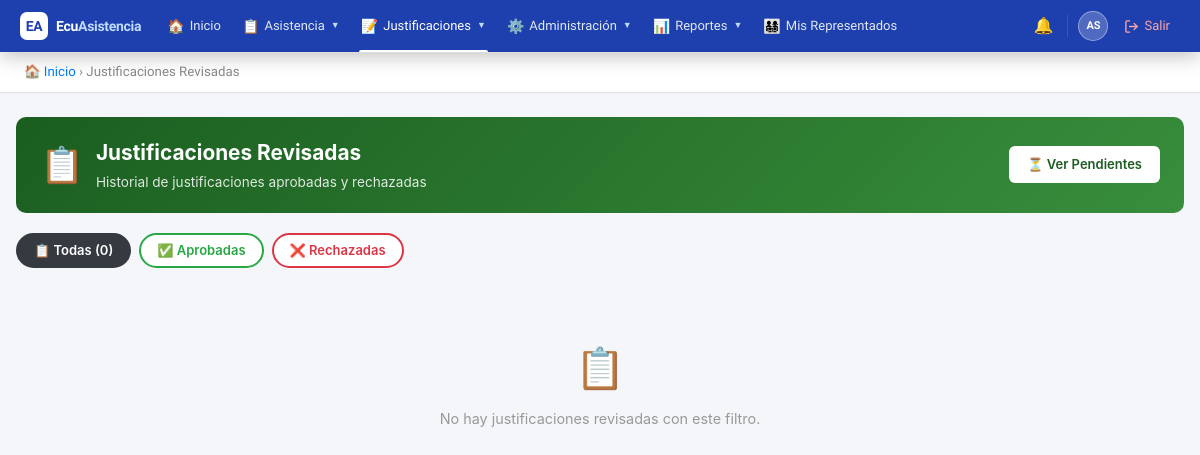
Before: /public/?action=reviewed_justifications (signed in) with the older database file.
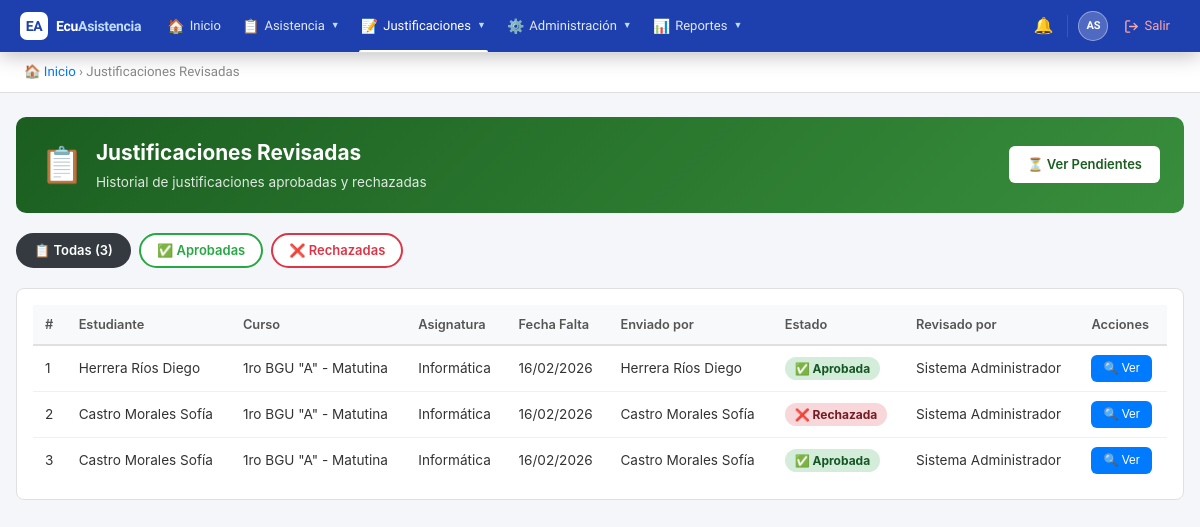
After: the same page with the newer database file.
### tables this page shows
CREATE TABLE `justifications` (
  `id` int(11) NOT NULL AUTO_INCREMENT,
  `attendance_id` int(11) NOT NULL,
  `student_id` int(11) NOT NULL,
  `submitted_by` int(11) NOT NULL,
  `reason` text NOT NULL,
  `document_path` varchar(255) DEFAULT NULL,
  `status` enum('pendiente','aprobado','rechazado') DEFAULT 'pendiente',
  `reviewed_by` int(11) DEFAULT NULL,
  `review_notes` text DEFAULT NULL,
  `created_at` timestamp NOT NULL DEFAULT current_timestamp(),
  `updated_at` timestamp NOT NULL DEFAULT current_timestamp() ON UPDATE current_timestamp(),
  PRIMARY KEY (`id`),
  KEY `attendance_id` (`attendance_id`),
  KEY `submitted_by` (`submitted_by`),
  KEY `reviewed_by` (`reviewed_by`),
  KEY `idx_status` (`status`),
  KEY `idx_student` (`student_id`),
  CONSTRAINT `justifications_ibfk_1` FOREIGN KEY (`attendance_id`) REFERENCES `attendances` (`id`) ON DELETE CASCADE,
  CONSTRAINT `justifications_ibfk_2` FOREIGN KEY (`student_id`) REFERENCES `users` (`id`),
  CONSTRAINT `justifications_ibfk_3` FOREIGN KEY (`submitted_by`) REFERENCES `users` (`id`),
  CONSTRAINT `justifications_ibfk_4` FOREIGN KEY (`reviewed_by`) REFERENCES `users` (`id`)
);

CREATE TABLE `courses` (
  `id` int(11) NOT NULL AUTO_INCREMENT,
  `institution_id` int(11) NOT NULL,
  `school_year_id` int(11) NOT NULL,
  `name` varchar(100) NOT NULL,
  `grade_level` varchar(50) DEFAULT NULL,
  `parallel` varchar(10) DEFAULT NULL,
  `shift_id` int(11) NOT NULL,
  `created_at` timestamp NOT NULL DEFAULT current_timestamp(),
  `updated_at` timestamp NOT NULL DEFAULT current_timestamp() ON UPDATE current_timestamp(),
  PRIMARY KEY (`id`),
  KEY `institution_id` (`institution_id`),
  KEY `school_year_id` (`school_year_id`),
  KEY `shift_id` (`shift_id`),
  CONSTRAINT `courses_ibfk_1` FOREIGN KEY (`institution_id`) REFERENCES `institutions` (`id`),
  CONSTRAINT `courses_ibfk_2` FOREIGN KEY (`school_year_id`) REFERENCES `school_years` (`id`),
  CONSTRAINT `courses_ibfk_3` FOREIGN KEY (`shift_id`) REFERENCES `shifts` (`id`)
);

CREATE TABLE `subjects` (
  `id` int(11) NOT NULL AUTO_INCREMENT,
  `institution_id` int(11) NOT NULL,
  `name` varchar(100) NOT NULL,
  `code` varchar(20) DEFAULT NULL,
  `created_at` timestamp NOT NULL DEFAULT current_timestamp(),
  `updated_at` timestamp NOT NULL DEFAULT current_timestamp() ON UPDATE current_timestamp(),
  PRIMARY KEY (`id`),
  KEY `institution_id` (`institution_id`),
  CONSTRAINT `subjects_ibfk_1` FOREIGN KEY (`institution_id`) REFERENCES `institutions` (`id`)
);

CREATE TABLE `attendances` (
  `id` int(11) NOT NULL AUTO_INCREMENT,
  `student_id` int(11) NOT NULL,
  `course_id` int(11) NOT NULL,
  `subject_id` int(11) NOT NULL,
  `teacher_id` int(11) NOT NULL,
  `school_year_id` int(11) NOT NULL,
  `shift_id` int(11) NOT NULL,
  `date` date NOT NULL,
  `hour_period` varchar(20) DEFAULT NULL,
  `status` enum('presente','ausente','tardanza','justificado') NOT NULL,
  `observation` text DEFAULT NULL,
  `created_at` timestamp NOT NULL DEFAULT current_timestamp(),
  `updated_at` timestamp NOT NULL DEFAULT current_timestamp() ON UPDATE current_timestamp(),
  PRIMARY KEY (`id`),
  KEY `course_id` (`course_id`),
  KEY `subject_id` (`subject_id`),
  KEY `teacher_id` (`teacher_id`),
  KEY `school_year_id` (`school_year_id`),
  KEY `shift_id` (`shift_id`),
  KEY `idx_date` (`date`),
  KEY `idx_student` (`student_id`),
  CONSTRAINT `attendances_ibfk_1` FOREIGN KEY (`student_id`) REFERENCES `users` (`id`),
  CONSTRAINT `attendances_ibfk_2` FOREIGN KEY (`course_id`) REFERENCES `courses` (`id`),
  CONSTRAINT `attendances_ibfk_3` FOREIGN KEY (`subject_id`) REFERENCES `subjects` (`id`),
  CONSTRAINT `attendances_ibfk_4` FOREIGN KEY (`teacher_id`) REFERENCES `users` (`id`),
  CONSTRAINT `attendances_ibfk_5` FOREIGN KEY (`school_year_id`) REFERENCES `school_years` (`id`),
  CONSTRAINT `attendances_ibfk_6` FOREIGN KEY (`shift_id`) REFERENCES `shifts` (`id`)
);

### controllers/JustificationController.php (called while the page is built, shortened)
<?php
require_once BASE_PATH . '/models/Justification.php';
class JustificationController {
    private $justificationModel;
    public function __construct() {
        $db = new Database();
        $this->justificationModel  = new Justification($db);
    }
    public function reviewed() {
        $filter         = $_GET['filter'] ?? 'all';
        $justifications = $this->justificationModel->getReviewed();
        include BASE_PATH . '/views/justifications/reviewed.php';
    }
}

### helpers/Security.php (called while the page is built, shortened)
<?php
class Security {
    public static function hasRole($roleNames) {
        if (!empty($_SESSION['is_superadmin'])) return true;
        $roleNames = (array) $roleNames;
        return count(array_intersect($roleNames, $_SESSION['roles'])) > 0;
    }
}

### config/database.php (called while the page is built)
<?php
class Database {
    private $host = 'localhost';
    private $db = 'ecuasistencia2026_db';
    private $user = 'root';
    private $pass = '';
    private $charset = 'utf8mb4';
    private $pdo;
    public function connect() {
        if ($this->pdo === null) {
            $dsn = "mysql:host={$this->host};dbname={$this->db};charset={$this->charset}";
            $options = [
                PDO::ATTR_ERRMODE => PDO::ERRMODE_EXCEPTION,
                PDO::ATTR_DEFAULT_FETCH_MODE => PDO::FETCH_ASSOC,
                PDO::ATTR_EMULATE_PREPARES => false,
            ];
            try {
                $this->pdo = new PDO($dsn, $this->user, $this->pass, $options);
            } catch (PDOException $e) {
                die('Error de conexión: ' . $e->getMessage());
            }
        }
        return $this->pdo;
    }
}

### models/Justification.php (called while the page is built, shortened)
<?php
class Justification {
    private $db;
    public function __construct($database) {
        $this->db = $database->connect();
    }
    public function getReviewed($institutionId = null) {
        $sql = "SELECT j.*,
                CONCAT(u.last_name, ' ', u.first_name) as student_name,
                CONCAT(s.last_name, ' ', s.first_name) as submitted_by_name,
                CONCAT(r.last_name, ' ', r.first_name) as reviewer_name,
                a.date as attendance_date,
                a.hour_period,
                sub.name as subject_name,
                c.name as course_name
                FROM justifications j
                INNER JOIN users u ON j.student_id = u.id
                INNER JOIN users s ON j.submitted_by = s.id
                INNER JOIN attendances a ON j.attendance_id = a.id
                INNER JOIN subjects sub ON a.subject_id = sub.id
                LEFT JOIN users r ON j.reviewed_by = r.id
                LEFT JOIN course_students cs ON u.id = cs.student_id
                LEFT JOIN courses c ON cs.course_id = c.id
                WHERE j.status IN ('aprobado', 'rechazado')
                ORDER BY j.updated_at DESC";
        $stmt = $this->db->query($sql);
        return $stmt->fetchAll();
    }
}

### views/justifications/reviewed.php (the view, shortened to what the changed rows need)
<!DOCTYPE html>
<html lang="es">
<head>
</head>
<body>
<?php include BASE_PATH . '/views/partials/navbar.php'; ?>
<div class="breadcrumb">
    <a href="?action=dashboard">🏠 Inicio</a> &rsaquo; Justificaciones Revisadas
</div>
<div class="container">
    <div class="page-header" style="background:linear-gradient(135deg,#1b5e20,#388e3c);display:flex;justify-content:space-between;align-items:center;">
        <div style="display:flex;align-items:center;gap:12px;">
            <div class="ph-icon">📋</div>
            <div>
                <h1>Justificaciones Revisadas</h1>
                <p>Historial de justificaciones aprobadas y rechazadas</p>
            </div>
        </div>
        <a href="?action=pending_justifications"
           style="padding:9px 18px;background:white;color:#1b5e20;text-decoration:none;
                  border-radius:6px;font-weight:600;font-size:13px;white-space:nowrap;">
            ⏳ Ver Pendientes
        </a>
    </div>
    <div class="filter-bar">
        <a href="?action=reviewed_justifications"
           style="<?= ($filter==='all') ? 'background:#343a40;color:white;border-color:#343a40;' : 'background:white;color:#343a40;border-color:#343a40;' ?>">
            📋 Todas (<?= count($justifications) ?>)
        </a>
        <a href="?action=reviewed_justifications&filter=aprobado"
           style="<?= ($filter==='aprobado') ? 'background:#28a745;color:white;border-color:#28a745;' : 'background:white;color:#28a745;border-color:#28a745;' ?>">
            ✅ Aprobadas
        </a>
        <a href="?action=reviewed_justifications&filter=rechazado"
           style="<?= ($filter==='rechazado') ? 'background:#dc3545;color:white;border-color:#dc3545;' : 'background:white;color:#dc3545;border-color:#dc3545;' ?>">
            ❌ Rechazadas
        </a>
    </div>
    <?php if(empty($justifications)): ?>
        <div class="empty-state">
            <div class="icon">📋</div>
            <p>No hay justificaciones revisadas con este filtro.</p>
        </div>
    <?php else: ?>
    <div class="panel">
        <table>
            <thead>
                <tr>
                    <th>#</th>
                    <th>Estudiante</th>
                    <th>Curso</th>
                    <th>Asignatura</th>
                    <th>Fecha Falta</th>
                    <th>Enviado por</th>
                    <th>Estado</th>
                    <th>Revisado por</th>
                    <th>Acciones</th>
                </tr>
            </thead>
            <tbody>
                <?php $i = 1; foreach($justifications as $j):
                    $jData = htmlspecialchars(json_encode([
                        'student' => $j['student_name'],
                        'reason'  => $j['reason'],
                        'notes'   => $j['review_notes'] ?? '',
                        'doc'     => $j['document_path'] ?? '',
                        'status'  => $j['status'],
                    ]), ENT_QUOTES);
                ?>
                <tr>
                    <td><?= $i++ ?></td>
                    <td><?= htmlspecialchars($j['student_name']) ?></td>
                    <td><?= htmlspecialchars($j['course_name'] ?? '-') ?></td>
                    <td><?= htmlspecialchars($j['subject_name']) ?></td>
                    <td><?= date('d/m/Y', strtotime($j['attendance_date'])) ?></td>
                    <td><?= htmlspecialchars($j['submitted_by_name']) ?></td>
                    <td>
                        <?php if($j['status'] === 'aprobado'): ?>
                            <span class="badge-aprobado">✅ Aprobada</span>
                        <?php else: ?>
                            <span class="badge-rechazado">❌ Rechazada</span>
                        <?php endif; ?>
                    </td>
                    <td><?= htmlspecialchars($j['reviewer_name'] ?? '-') ?></td>
                    <td>
                        <button class="btn btn-primary"
                                style="padding:5px 12px;font-size:12px;"
                                onclick="verDetalle('<?= $jData ?>')">🔍 Ver</button>
                    </td>
                </tr>
                <?php endforeach; ?>
            </tbody>
        </table>
    </div>
    <?php endif; ?>
</div>
</body>
</html>

### views/partials/navbar.php (shortened to what the changed rows need)
<?php
$current_page = $_GET['action'] ?? 'dashboard';
?>
<link rel="stylesheet" href="<?= BASE_URL ?>/css/global.css">
<nav class="ec-nav">
    <div class="ec-nav__inner">
        <a href="?action=dashboard" class="ec-brand">
            <div class="ec-brand__logo">EA</div>
            <span class="ec-brand__name">Ecu<span>Asistencia</span></span>
        </a>
        <div class="ec-menu">
            <div class="ec-item">
                <a href="?action=dashboard" class="ec-item__btn <?= $current_page==='dashboard'?'active':'' ?>">
                    <span class="ec-item__icon">🏠</span> Inicio
                </a>
            </div>
            <?php if(Security::hasRole(['docente','autoridad','inspector','estudiante'])): ?>
            <div class="ec-item">
                <span class="ec-item__btn <?= in_array($current_page,['attendance_register','attendance_view','attendance_calendar','my_attendance','tutor_course_attendance'])?'active':'' ?>">
                    <span class="ec-item__icon">📋</span> Asistencia <span class="ec-item__caret">▼</span>
                </span>
            </div>
            <?php endif; ?>
            <?php if(Security::hasRole(['estudiante','autoridad','inspector'])): ?>
            <div class="ec-item">
                <span class="ec-item__btn <?= in_array($current_page,['my_justifications','pending_justifications','reviewed_justifications'])?'active':'' ?>">
                    <span class="ec-item__icon">📝</span> Justificaciones <span class="ec-item__caret">▼</span>
                </span>
            </div>
            <?php endif; ?>
            <?php if(Security::hasRole('autoridad')): ?>
            <div class="ec-item">
                <span class="ec-item__btn <?= in_array($current_page,['institution','academic','users','assignments','tutor_management','manage_representatives','schedules','backups'])?'active':'' ?>">
                    <span class="ec-item__icon">⚙️</span> Administración <span class="ec-item__caret">▼</span>
                </span>
            </div>
            <div class="ec-item">
                <span class="ec-item__btn <?= in_array($current_page,['reports','stats'])?'active':'' ?>">
                    <span class="ec-item__icon">📊</span> Reportes <span class="ec-item__caret">▼</span>
                </span>
            </div>
            <?php endif; ?>
            <?php if(Security::hasRole('representante')): ?>
            <div class="ec-item">
                <a href="?action=my_children" class="ec-item__btn <?= $current_page==='my_children'?'active':'' ?>">
                    <span class="ec-item__icon">👨‍👩‍👧‍👦</span> Mis Representados
                </a>
            </div>
            <?php endif; ?>
        </div>
        <div class="ec-right">
            <a href="?action=notifications" class="ec-icon-btn" title="Notificaciones">
                🔔
            </a>
            <div class="ec-user-wrap">
                <a href="?action=profile" class="ec-user-btn">
                    <div class="ec-user-avatar">
                        <?= strtoupper(substr($_SESSION['first_name'] ?? 'U', 0, 1) . substr($_SESSION['last_name'] ?? '', 0, 1)) ?>
                    </div>
                </a>
            </div>
            <a href="?action=logout" class="ec-logout-btn">
                <svg width="15" height="15" viewBox="0 0 24 24" fill="none" stroke="currentColor" stroke-width="2.2" stroke-linecap="round" stroke-linejoin="round"><path d="M9 21H5a2 2 0 0 1-2-2V5a2 2 0 0 1 2-2h4"/><polyline points="16 17 21 12 16 7"/><line x1="21" y1="12" x2="9" y2="12"/></svg>
                <span>Salir</span>
            </a>
        </div>
    </div>
</nav>

Changed rows visible on the page:
added justifications: student_name "Herrera Ríos Diego", courses.name "1ro BGU \"A\" - Matutina", subjects.name "Informática", attendance.date "16/02/2026", submitted_by_name "Herrera Ríos Diego", status "✅ Aprobada", reviewer_name "Sistema Administrador"
added justifications: student_name "Castro Morales Sofía", courses.name "1ro BGU \"A\" - Matutina", subjects.name "Informática", attendance.date "16/02/2026", submitted_by_name "Castro Morales Sofía", status "❌ Rechazada", reviewer_name "Sistema Administrador"
added justifications: student_name "Castro Morales Sofía", courses.name "1ro BGU \"A\" - Matutina", subjects.name "Informática", attendance.date "16/02/2026", submitted_by_name "Castro Morales Sofía", status "✅ Aprobada", reviewer_name "Sistema Administrador"
Other visible differences:
count($justifications): "0" → "3"
text no longer shown: "👨‍👩‍👧‍👦 Mis Representados 📋 No hay justificaciones revisadas con este filtro."
text now shown: "# Estudiante Curso Asignatura Fecha Falta Enviado por Estado Revisado por Acciones"
